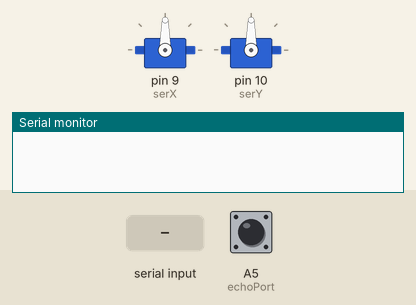
Bench run of a sketch on a simulated Arduino Uno, built with avr-gcc and run on an emulated ATmega328P. On the bench: 2 × servo, the last lines printed to the serial monitor. The inputs (shaded band) are chosen by the test bench; at power-on: A5 (echoPort) LOW. Random numbers use the default seed unless the sketch sets one.

Above: at 1.2 s.
1.3 s: "start" received over Serial
At 2.38 s:
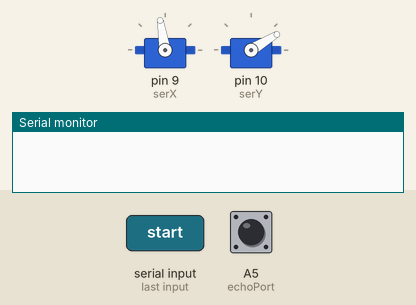
At 3.2 s:
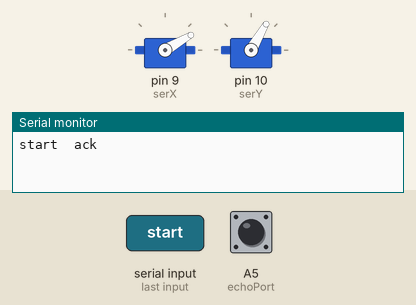
3.9 s: "stop" received over Serial
5.4 s: "beep" received over Serial
11.4 s: "(90, 45)\n" received over Serial
At 13.0 s:
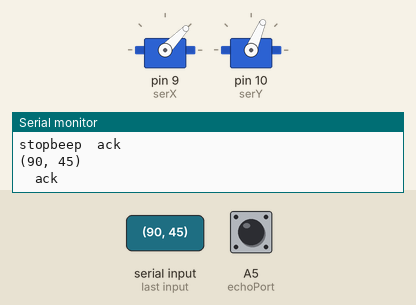
14.1 s: "90,45\n" received over Serial
15.6 s: A5 (echoPort) pulsed HIGH 2 times (0.12 s each, 0.3 s apart)
At 17.08 s:
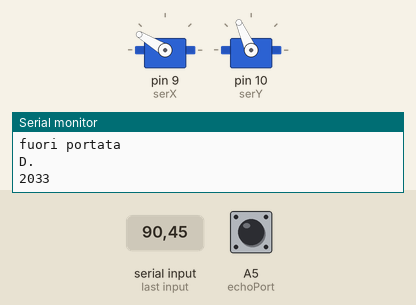
Timing chart, 0 to 22.8 s (numbered marks = the images above; inputs shaded):
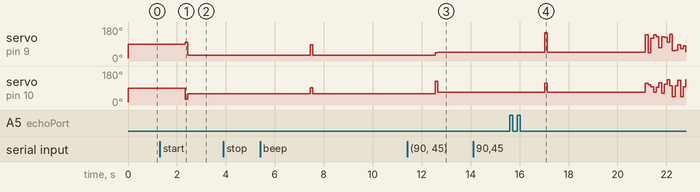

The sketch:

BT_leo.ino
```cpp
#include <Servo.h>

#include <SoftwareSerial.h>

int triggerPort=A3;    // Il trigger viene collegato alla porta A3 .
int echoPort = A5;     // il sensore echo viene collegato alla porta A5 .

int distanza;

Servo serX;
Servo serY;
SoftwareSerial btSerial(5, 6); // RX, TX

String msg, oldMsg, btMsg;
char messaggio[10];

int X, angX;
int Y, angY;

boolean go = false;

void setup() {
  Serial.begin(9600); // set the baud rate
  btSerial.begin(9600);

  serX.attach(9);
  serY.attach(10);

  serX.write(90);
  serY.write(90);

  serX.writeMicroseconds(700);
  serY.writeMicroseconds(700);

}
void loop() {
  delay(10);

  if(Serial.available()) {

    msg = Serial.readString();
    if(msg.equals("start")){
      go = true;
      }
    if(msg.equals("stop")){
      go = false;
      }
  }

   if (btSerial.available()) {
      btMsg=btSerial.read();
      delay(10);
  }

  if (go == true){
    muoviRand();
    }else{
      stopMov();
      }

  if (msg!=oldMsg) {

      Serial.print(msg);
      Serial.println("  ack");
      msg.toCharArray(messaggio, 10);

      sscanf (messaggio,"(%d, %d)", &X, &Y);

      angX = map (X, 0, 640, 30, 150);
      angY = map (Y, 0, 420, 60, 130);

      serX.write(angX);
      serY.write(angY);

      delay(3000);
      oldMsg=msg;

      distanza = dist();
      if (distanza) {
        Serial.println("D.");
        Serial.print(distanza);
        }
   }

   if (btMsg){
 //   btMsg.toCharArray(messaggio, 10);
    if (btMsg == "beep")Serial.println("beep");

   }

//delay(900); // delay for 1/10 of a second
}
```

functions.ino
```cpp
  // la funzione dist() restituisce un valore booleano TRUE se rileva un ostacolo a distanza maggiore di 30cm

  int dist(){

  int distMax = 30;
  int trovato = false;

  digitalWrite (triggerPort, HIGH);   // attraverso il trigger inizia a emettere onde
  delayMicroseconds(10);              // per dieci millisecondi
  digitalWrite(triggerPort,LOW);      // e si ferma

  //attraverso la funzione pulseIn acquisiamo il segnale tramite il sensore
  long duration =pulseIn(echoPort, HIGH);


  //calcoliamo la distanza
  long int distanza = 0.036 * duration /2;


//stampiamo sul monitor seriale la durata del segnale e la distanza ottenuta
//  Serial.print(" durata: ");
//  Serial.println(duration);
//  Serial.print(" distanza: ");


//segnaliamo se la distanza è fuori dalla portata dello strumento
  if (duration >38000) {
          Serial.println("fuori portata");

  }else {
//	   Serial.print("D")
//           Serial.print(distanza);
//           Serial.println ("cm");
//           Serial.println (" ");
         }

//evitiamo una divisione per zero, sostituendo lo zero con 1000
if (duration == 0)
   duration == 1000;

//calcoliamo la distanza in centimetri
   long int rval = microsecondsToCentimeters(duration);


 return rval;

}

long microsecondsToCentimeters(long microseconds)
  {
   int cmconv = 59;
   return microseconds / cmconv;
  }

void muoviRand() {

      int j=random(0,420);
      int i=random(0,640);

      angX = map (i, 0, 640, 30, 150);
      angY = map (j, 0, 420, 30, 140);

      serX.write(angX);
      serY.write(angY);

      delay(100);

}

void stopMov() {

      serX.write(90);
      serY.write(90);

      delay(100);


}
```

Measured:
- after the input at 1.3 s, servo on pin 9 (serX): 90° → 99° after 1.0 s, → 30° 0.10 s later; servo on pin 10 (serY): 90° → 31° after 1.0 s, → 60° 0.10 s later
- after the input at 3.9 s, every drawn part: stays the same
- after the input at 14.1 s, every drawn part: stays the same
